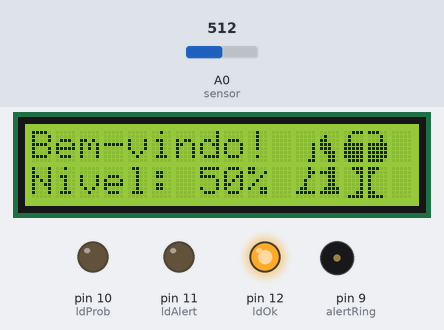
Simulated run of this sketch. Board: Arduino Uno, built with avr-gcc and run on an emulated ATmega328P. Shown: 16×2 character LCD, output pins drawn as LEDs (lit = HIGH), buzzer (waves = sounding). Inputs (shaded band) come from the test bench; at power-on: A0 (sensor) = 512. What the sketch prints to the serial monitor is not drawn.

Above: at 1.2 s.
1.3 s: A0 (sensor) set to 698
At 1.8 s:
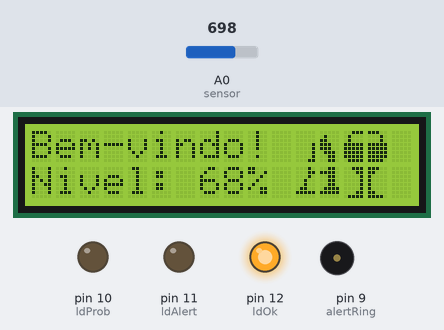
2.8 s: A0 (sensor) set to 724
At 3.9 s:
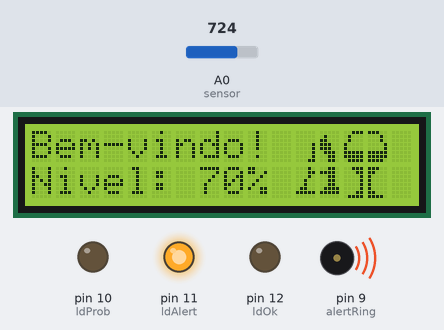
At 6.2 s:
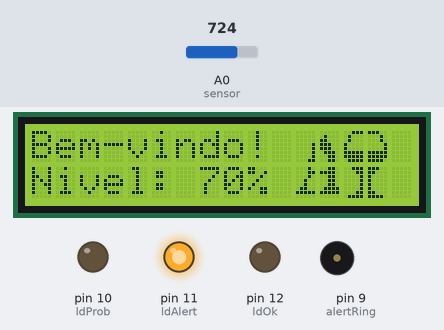
Timing chart, 0 to 12.3 s (numbered marks = the images above; inputs shaded):
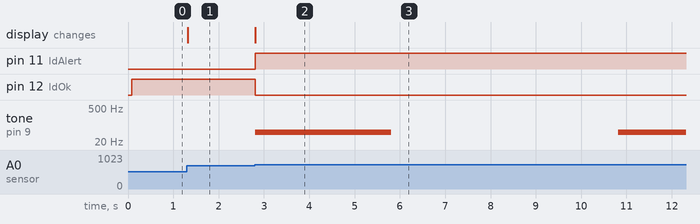

Measured:
- the behaviour switches between 716 and 717 on A0 (sensor) (found by bisection; images 1 and 2)
- after the input at 1.3 s, the display: changes at once (image 1)
- after the input at 2.8 s, pin 11 (ldAlert): LOW → HIGH at once; pin 12 (ldOk): HIGH → LOW at once; tone on pin 9 (alertRing): silent → 50 Hz at once, → silent 3.0 s later, → 50 Hz 5.0 s later; the display: changes at once (image 2)

The sketch:

sketch.ino
```cpp
#include <LiquidCrystal.h> // Importa a biblioteca para controlar o LCD

// Define os pinos de conexão do LCD
LiquidCrystal lcd(8, 7, 6, 5, 4, 3, 2);

// Definição dos pinos para os LEDs e o Buzzer
int ldOk = 12;      // LED Verde (Tudo ok)
int ldAlert = 11;   // LED Amarelo (Alerta)
int ldProb = 10;    // LED Vermelho (Problema)
int alertRing = 9;  // Buzzer para alerta

// --- Blocos dos Desenhos Customizados (letra A e a Taça de vinho) ---
// Cada 'byte' define uma matriz 5x8 de pixels para criar ícones no LCD.
// Foram criados desenhos para a taça em 3 estados: cheia, média e vazia.
// Também há blocos para formar uma "Letra A" grande usando 4 espaços do
//LCD para representar a inicial da Vinheria Agnello.


byte wine1Baixa[8] =
{B00111,
 B01000,
 B01000,
 B11111,
 B11111,
 B11111,
 B11111,
 B01111};

byte wine2Baixa[8] =
{B11100,
 B00010,
 B00010,
 B11111,
 B11111,
 B11111,
 B11111,
 B11110};
byte wine3[8] =
{B00111,
 B00011,
 B00001,
 B00001,
 B00001,
 B00001,
 B00011,
 B01111};

byte wine4[8] =
{B11100,
 B11000,
 B10000,
 B10000,
 B10000,
 B10000,
 B11000,
 B11110};

byte wine1Medio[8] =
{B00111,
 B01000,
 B01000,
 B10000,
 B10000,
 B11111,
 B11111,
 B01111};

byte wine2Medio[8] =
{B11100,
 B00010,
 B00010,
 B00001,
 B00001,
 B11111,
 B11111,
 B11110};


byte wine1Alta[8] =
{B00111,
 B01000,
 B01000,
 B10000,
 B10000,
 B10000,
 B10000,
 B01111};

byte wine2Alta[8] =
{B11100,
 B00010,
 B00010,
 B00001,
 B00001,
 B00001,
 B00001,
 B11110};


byte letra1[8] =
{B00000,
 B00000,
 B00000,
 B00001,
 B00001,
 B00001,
 B00001,
 B00011};


byte letra2[8] =
{B00000,
 B01000,
 B11000,
 B11100,
 B11100,
 B01110,
 B00110,
 B00110};

byte letra3[8] =
{B00010,
 B00011,
 B00010,
 B00100,
 B00100,
 B01100,
 B11111,
 B00000};

byte letra4[8] =
{B00110,
 B11110,
 B00110,
 B00110,
 B00110,
 B01111,
 B11111,
 B00000};

//---------------------

void setup()
{
  Serial.begin(9600); // Inicia o monitor serial

  // Configura os pinos como saída
  pinMode(ldOk, OUTPUT);
  pinMode(ldAlert, OUTPUT);
  pinMode(ldProb, OUTPUT);
  pinMode(alertRing, OUTPUT);

  lcd.begin(16,2); // Inicializa o LCD de 16 colunas e 2 linhas
  lcd.clear();     // Limpa a tela

  lcd.setCursor(0,0); //Define o posicionamento da frase ou figura
  lcd.print("Bem-vindo!"); // Printa o "Bem-vindo!" no LCD

  // Cria os caracteres customizados na memória do LCD (suporta até 8)

  lcd.createChar(0, wine1Baixa);
  lcd.createChar(1, wine2Baixa);
  lcd.createChar(2, wine3);
  lcd.createChar(3, wine4);

  lcd.createChar(0, wine1Medio); // Aqui sobrescreve os IDs 0 e 1 para no
   								// loop decidir se vai exibir a taça cheia ou vazia
  lcd.createChar(1, wine2Medio);

  lcd.createChar(0, wine1Alta);
  lcd.createChar(1, wine2Alta);


  lcd.createChar(4, letra1);
  lcd.createChar(5, letra2);
  lcd.createChar(6, letra3);
  lcd.createChar(7, letra4);


}

void loop()
{
  int luz = analogRead(A0); // Lê o valor do sensor LDR no pino analógico A0
  int nivel = map(luz, 0, 1023, 0, 100); // Converte o valor (0 a 1023) para uma escala de 0 a 100%

  Serial.println(nivel);// Exibe o valor no monitor serial


  // --------- Printa o nível de luminosidade no LCD ---------
  lcd.setCursor(0,1);
  lcd.print("Nivel: ");
  lcd.print(nivel);
  lcd.print("%   ");

  // --------- Letra A ---------
  lcd.setCursor(11, 0);
  lcd.write(byte(4));
  lcd.setCursor(12, 0);
  lcd.write(byte(5));
  lcd.setCursor(11, 1);
  lcd.write(byte(6));
  lcd.setCursor(12, 1);
  lcd.write(byte(7));

    // --- Lógica dos níveis ---

  // --------- Nível baixa luminosidade---------
  if(nivel >= 0 && nivel <=69){
    digitalWrite(ldAlert, LOW);
    digitalWrite(ldProb, LOW);
    digitalWrite(ldOk, HIGH);
    noTone(alertRing);

    lcd.createChar(0, wine1Baixa); // Altera a taça para cheia
  	lcd.createChar(1, wine2Baixa);

    lcd.setCursor(13, 0); // Exibe a taça
  	lcd.write(byte(0));
  	lcd.setCursor(14, 0);
  	lcd.write(byte(1));
    lcd.setCursor(13, 1);
  	lcd.write(byte(2));
  	lcd.setCursor(14, 1);
  	lcd.write(byte(3));


  }


  // --------- Nível de luminosidade média ---------
  if(nivel >= 70 && nivel <=89){
    digitalWrite(ldAlert, HIGH);
    digitalWrite(ldOk, LOW);
    digitalWrite(ldProb, LOW);
    lcd.createChar(0, wine1Medio); // Altera a taça para meio cheia
  	lcd.createChar(1, wine2Medio);

    lcd.setCursor(13, 0); // Exibe a taça
  	lcd.write(byte(0));
  	lcd.setCursor(14, 0);
  	lcd.write(byte(1));
    lcd.setCursor(13, 1);
  	lcd.write(byte(2));
  	lcd.setCursor(14, 1);
  	lcd.write(byte(3));

    // Toca o buzzer por 3 segundos e se o nível
    // continuar em estado de alerta por 5 segundos
    // ele volta a tocar
    tone(alertRing, 50);
    delay(3000);
    noTone(alertRing);
    delay(5000);


  }

  // --------- Nível de alta luminosidade  ---------
  if(nivel >= 90 && nivel <=100){
    digitalWrite(ldProb, HIGH);
    digitalWrite(ldOk, LOW);
    digitalWrite(ldAlert, LOW);
    noTone(alertRing);
    lcd.createChar(0, wine1Alta); // Altera a taça para vazia
  	lcd.createChar(1, wine2Alta);
    lcd.setCursor(13, 0);
  	lcd.write(byte(0));
  	lcd.setCursor(14, 0);
  	lcd.write(byte(1));
    lcd.setCursor(13, 1);
  	lcd.write(byte(2));
  	lcd.setCursor(14, 1);
  	lcd.write(byte(3));


  }

}
```
